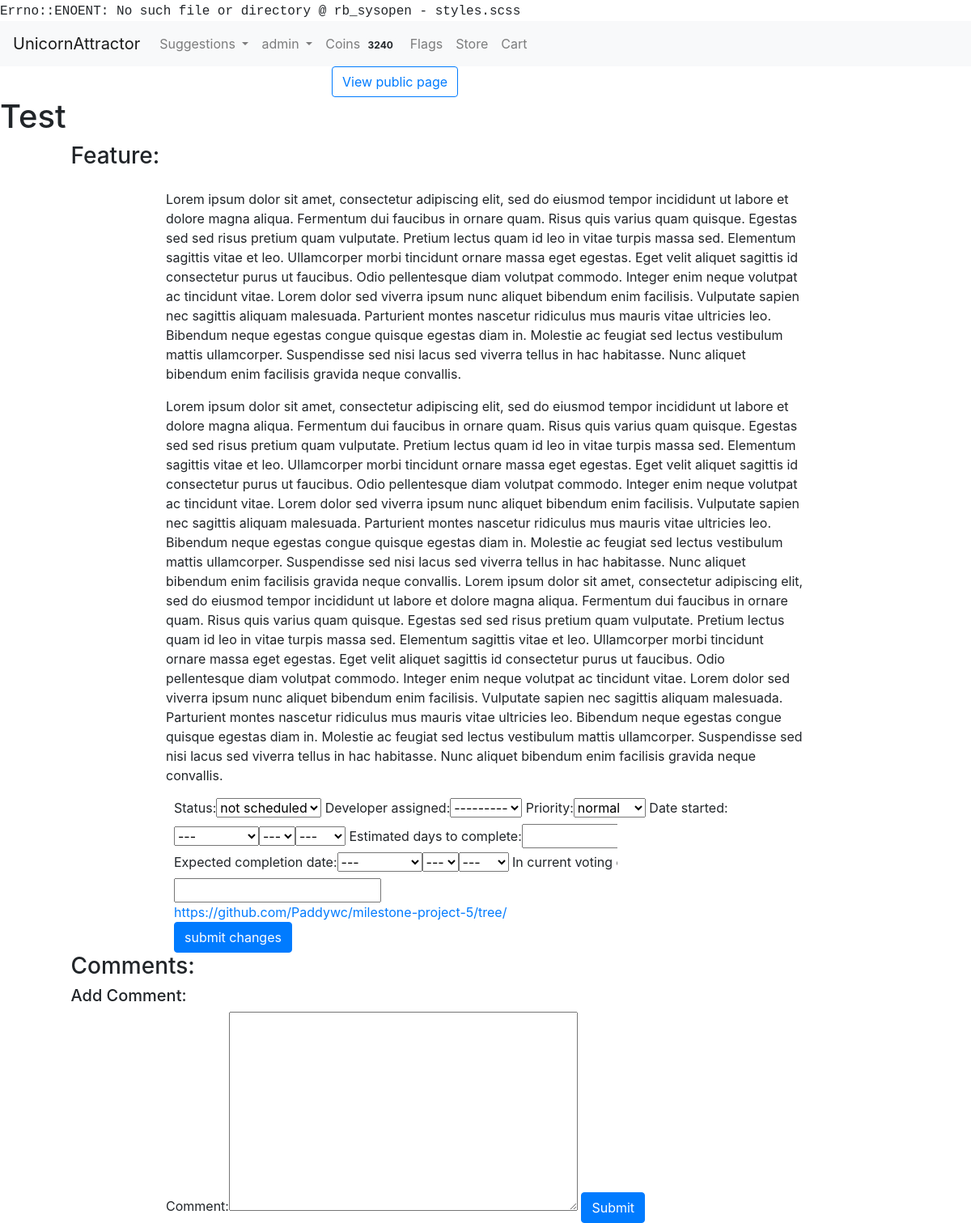
Before: /suggestions/admin/110 (signed in) with the older database file.
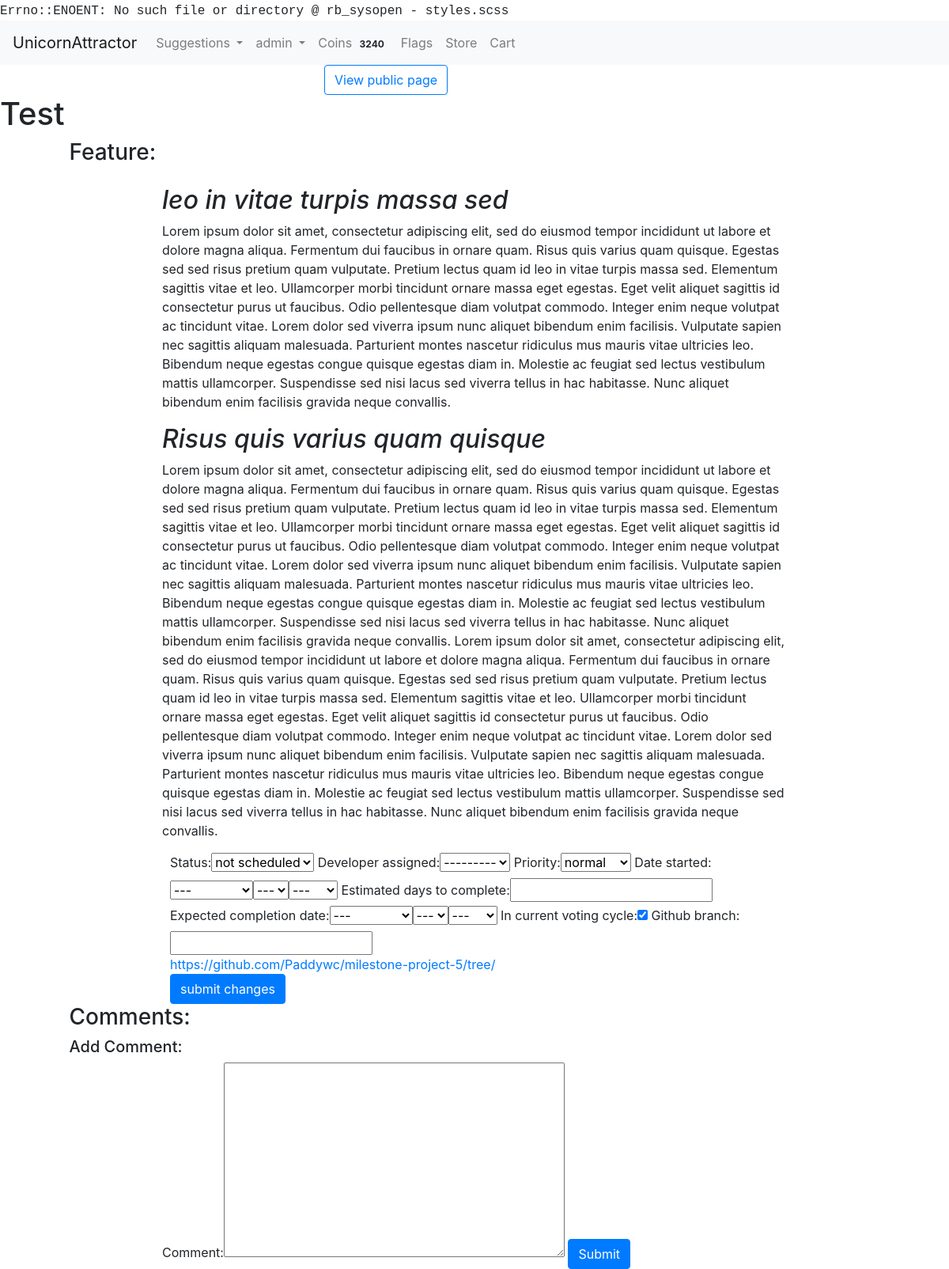
After: the same page with the newer database file.
### usersuggestions/models.py (models this page shows, shortened)
class Suggestion(models.Model):
    suggestion_choices = ((True, 'Feature'), (False, 'Bug Fix'))
    is_feature = models.BooleanField(blank=False, default=False, choices=suggestion_choices)
    user = models.ForeignKey(User, null=False, on_delete=models.PROTECT)
    title = models.CharField(max_length=200, blank=False)
    details = RichTextUploadingField()
    date_time = models.DateTimeField(auto_now_add=True)
    delay_submission = models.BooleanField(null=False, blank=True, default=False)

### usersuggestions/views.py (the view, shortened to what this page needs)
# urls.py: url(r'^admin/(?P<id>\d+)', render_suggestion_admin_page, name="admin_page"),
@login_required
def render_suggestion_admin_page(request, id):
    if not request.user.is_staff:
        return redirect("view_suggestion", id=id)
    suggestion = get_object_or_404(Suggestion, id=id)
    admin_page_values = get_object_or_404(SuggestionAdminPage, suggestion=suggestion)
    form = SuggestionAdminPageForm(instance=admin_page_values)
    comment_form = CommentForm(initial={"user": request.user, "suggestion": suggestion, "admin_page_comment": True, })
    comments = return_admin_suggestion_comments(suggestion)
    return render(request, "suggestion_admin_page.html",
                  {"form": form, "comment_form": comment_form, "comments": comments, "suggestion": suggestion})

### usersuggestions/forms.py
class SuggestionAdminPageForm(forms.ModelForm):
    def __init__(self, *args, **kwargs):
        super(SuggestionAdminPageForm, self).__init__(*args, **kwargs)
        self.fields["developer_assigned"].queryset = User.objects.filter(is_staff=True)
    class Meta:
        model = SuggestionAdminPage
        exclude = ["was_successful", "current_winner", "date_completed"]
        widgets = {"suggestion": forms.HiddenInput(), "date_started": forms.SelectDateWidget(),
                   "expected_completion_date": forms.SelectDateWidget(),
                   "estimated_days_to_complete": forms.NumberInput()}

class CommentForm(forms.ModelForm):
    class Meta:
        model = Comment
        exclude = ["date_time"]
        widgets = {"user": forms.HiddenInput(), "suggestion": forms.HiddenInput(),
                   "admin_page_comment": forms.HiddenInput()}

### accounts/models.py (called while the page is built)
    def __str__(self):
        return self.username

### market/cart.py (called while the page is built)
    def __len__(self):
        return sum(item['quantity'] for item in self.cart.values())

### market/coins.py (called while the page is built)
def return_user_coins(user):
    UserCoins.objects.get_or_create(user=user)
    user_row = UserCoins.objects.get(user=user)
    return user_row.coins

### usersuggestions/templates/suggestion_admin_page.html (shortened to what this page needs)
{% extends 'base.html' %} {% block title %} Suggestion Admin Page {% endblock %} {% load bootstrap_tags %}  {% block content %}
<main id="view-suggestion">
    <div class="row btn-row">
        <div class="col-xs-6 col-md-4 offset-xs-3 offset-md-4">
            <a class="btn btn-outline-primary" href="{% url 'view_suggestion' suggestion.id %}" role="button">View
                public page</a>
        </div>
    </div>
    <h1 id="suggestion-title">{{ suggestion.title }}</h1>
    <div class="row">
        <div class="offset-1">
            <h3 id="details-title">{{ suggestion.get_is_feature_display }}:</h3>
        </div>
    </div>
    <div class="row">
        <div class="col-xs-10 col-md-8 offset-xs-1 offset-md-2">
            <div id="details-section">
                <p>{{ suggestion.details|safe }}</p>
            </div>
        </div>
    </div>
    <div class="col-xs-10 col-md-8 offset-md-2 offset-xs-1">
        <form id="admin-page-form" method="POST">
            {{ form|as_bootstrap }}
            <div id="fullGitHubUrl"></div>
            <input type="submit" class="btn btn-primary" value="submit changes" name="adminPageSubmit">
        </form>
    </div>
</main>
<footer id="suggestion-comments">
    <div id="comments">
        <div class="row">
            <div class="offset-1">
                <h3 id="comments-title">Comments:</h3>
            </div>
        </div>
        <div class="row">
            <div class="offset-1">
                <h5 id="add-comment-title">Add Comment:</h5>
            </div>
        </div>
        <div class="row">
            <div class="col-xs-10 col-md-8 offset-xs-1 offset-md-2">
                <form method="POST">
                    {{ comment_form|as_bootstrap }} {% csrf_token %}
                    <input type="submit" class="btn btn-primary" value="Submit" name="postComment">
                </form>
            </div>
        </div>
    </div>
</footer>
{% endblock %}

Changed rows visible on the page:
changed Suggestion "Test": details "Lorem ipsum dolor sit amet, consectetur adipiscing elit, sed do eiusmod tempor incididunt ut labore et dolore magna aliqua. Fermentum dui faucibus in ornare quam. Risus quis varius quam quisque. Egestas sed sed risus pretium quam vulputate. Pretium lectus quam id leo in vitae turpis massa sed. Elementum sagittis vitae et leo. Ullamcorper morbi tincidunt ornare massa eget egestas. Eget velit aliquet sagittis id consectetur purus ut faucibus. Odio pellentesque diam volutpat commodo. Integer enim neque volutpat ac tincidunt vitae. Lorem dolor sed viverra ipsum nunc aliquet bibendum enim facilisis. Vulputate sapien nec sagittis aliquam malesuada. Parturient montes nascetur ridiculus mus mauris…" → "leo in vitae turpis massa sed Lorem ipsum dolor sit amet, consectetur adipiscing elit, sed do eiusmod tempor incididunt ut labore et dolore magna aliqua. Fermentum dui faucibus in ornare quam. Risus quis varius quam quisque. Egestas sed sed risus pretium quam vulputate. Pretium lectus quam id leo in vitae turpis massa sed. Elementum sagittis vitae et leo. Ullamcorper morbi tincidunt ornare massa eget egestas. Eget velit aliquet sagittis id consectetur purus ut faucibus. Odio pellentesque diam volutpat commodo. Integer enim neque volutpat ac tincidunt vitae. Lorem dolor sed viverra ipsum nunc aliquet bibendum enim facilisis. Vulputate sapien nec sagittis aliquam malesuada. Parturient montes…"
Other visible differences:
text no longer shown: "Status: Developer assigned: Priority: Date started: Estimated days to complete: Expected completion date: In current voting cycle:"
text now shown: "Status: Developer assigned: Priority: Date started: Estimated days to complete: Expected completion date: In current voting cycle: Github branch:"
